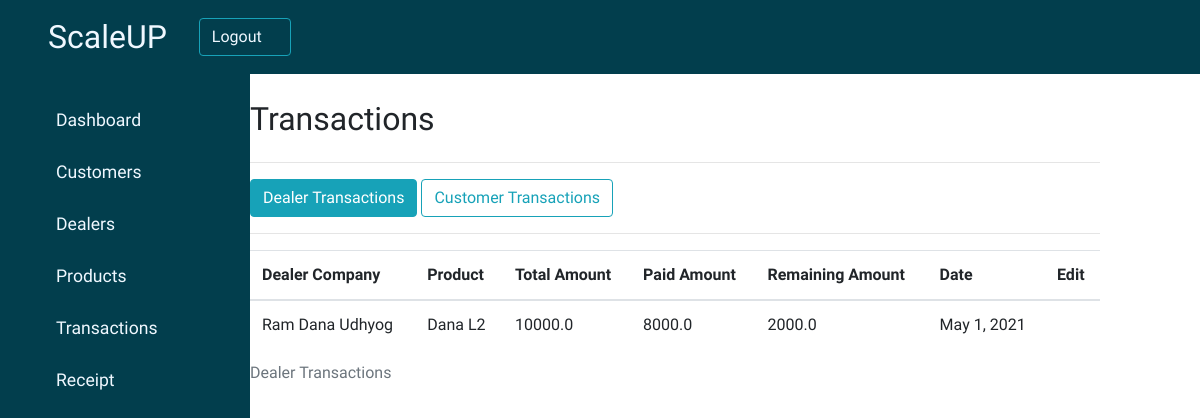
Page /transactions/ on the earlier database version.
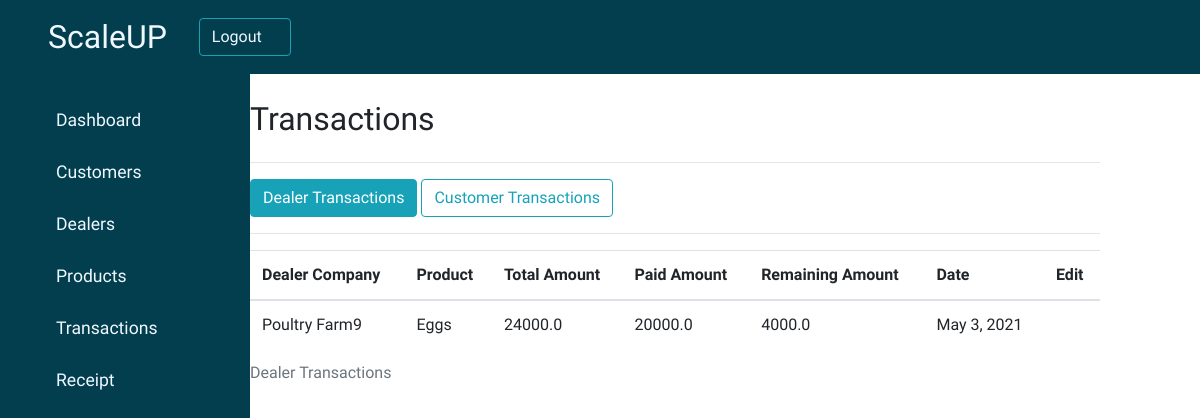
Same page on the later database version.
### productmanagement/models.py (models this page shows, shortened)
class DealerTransaction(models.Model):
    dealer = models.ForeignKey(Dealers, on_delete=models.CASCADE, blank=True, null=True)
    product = models.ForeignKey(Products, on_delete=models.CASCADE, blank=True, null=True)
    total_amount = models.FloatField(blank=True, null=True)
    paid_amount = models.FloatField(blank=True, null=True)
    remaining_due = models.FloatField(blank=True, null=True)
    date = models.DateField(auto_now_add=False, auto_now=True)

class Products(models.Model):
        item_name = models.CharField(max_length=50, blank=True, null=True)
        category = models.CharField(max_length=50, blank=True, null=True)
        quantity = models.IntegerField(default='0', blank=True, null=True)
        rate = models.FloatField(blank=False,null=False)
        amount = models.FloatField(blank=False,null=False)
        receive_quantity = models.IntegerField(default='0', blank=True, null=True)
        received_date = models.DateField(blank=True, null=True)
        expiry_date = models.DateField(blank=True, null=True)
        dealer = models.ManyToManyField(Dealers, blank=True, null=True)
        customer = models.ManyToManyField(Customer, blank=True, null=True)
        issue_quantity = models.IntegerField(default='0', blank=True, null=True)
        reorder_level = models.IntegerField(default='0', blank=True, null=True)
        last_updated = models.DateField(auto_now_add=False, auto_now=True)

### dealers/models.py (models this page shows, shortened)
class Dealers(models.Model):
    firstname = models.CharField(max_length=100)
    lastname = models.CharField(max_length=100)
    company = models.CharField(max_length=100)
    address = models.CharField(max_length=100)
    email_address = models.EmailField(max_length=254)
    phone = PhoneNumberField()
    added_date = models.DateField(blank=True)

### productmanagement/views.py (the view)
# urls.py: path('transactions/',views.transactions, name='transactions'),
def transactions(request):
    dealer = DealerTransaction.objects.all()
    customer = CustomerTransaction.objects.all()
    context = {'dealer':dealer, 'customer':customer}
    return render(request, "transactions.htm", context)

### productmanagement/templates/transactions.htm (shortened to what this page needs)
{% extends "customer_management/base.htm"%}
{% block content %}
    <div class="main-content" style="padding-left: 15%;">
        <div class="header-title">
            <h2>
                <label>
                    Transactions
                </label>
            </h2>
            <hr>
        </div>
        <div>
            <button type="button" class="btn btn-outline-info active" id="dealer-btn" onclick="display_dealer()">Dealer Transactions</button>
            <button type="button" class="btn btn-outline-info" id="customer-btn" onclick="display_customer()">Customer Transactions</button>
            <hr>
        </div>
        <div id="dealer-table" style="display: block;" class="table-responsive">
            <table id='myTable' class="table table-hover">
                <caption>Dealer Transactions</caption>
                <thead>
                    <tr>
                        <th scope="col">Dealer Company</th>
                        <th scope="col">Product</th>
                        <th scope="col">Total Amount</th>
                        <th scope="col">Paid Amount</th>
                        <th scope="col">Remaining Amount</th>
                        <th scope="col">Date</th>
                        <th scope="col">Edit</th>
                    </tr>
                </thead>
                <tbody>
                    {% for dealer in dealer %}
                    <tr>
                        <td>{{dealer.dealer.company}}</td>
                        <td>{{dealer.product.item_name}}</td>
                        <td>{{dealer.total_amount}}</td>
                        <td>{{dealer.paid_amount}}</td>
                        <td>{{dealer.remaining_due}}</td>
                        <td>{{dealer.date}}</td>
                        <td><a href="{% url 'productmanagement:update' dealer.id %}"><em class="lar la-edit"></em></a></td>
                    </tr>
                    {% endfor %}
                </tbody>
            </table>
        </div>
    </div>
{% endblock %}

Differences in the rows shown:
removed DealerTransaction: dealer.company "Ram Dana Udhyog", product.item_name "Dana L2", total_amount "10000.0", paid_amount "8000.0", remaining_due "2000.0", date "May 1, 2021"
added DealerTransaction: dealer.company "Poultry Farm9", product.item_name "Eggs", total_amount "24000.0", paid_amount "20000.0", remaining_due "4000.0", date "May 3, 2021"
